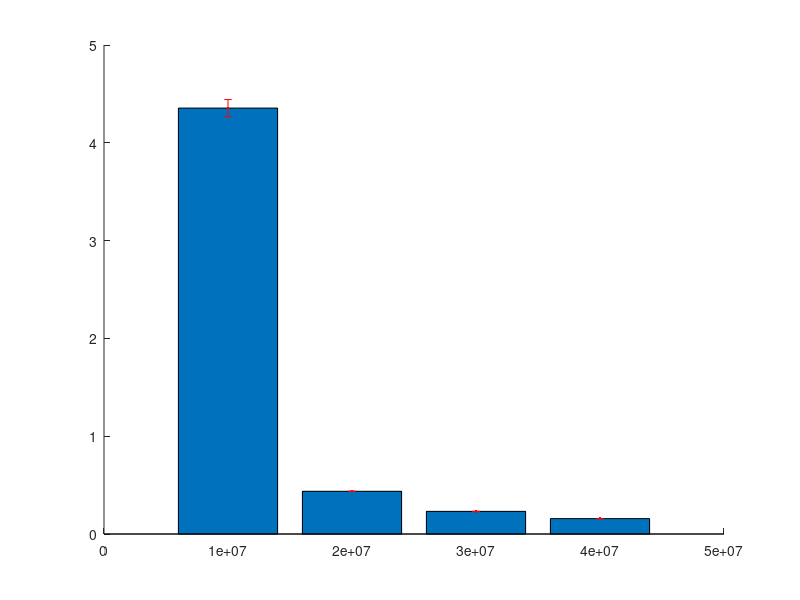

Source code (MATLAB): (Note: this script raises an error after producing the figure.)
clc;clear ALL;
load('ex1.mat');
%% 1.a
figure(1);
hold on;
bar(C_a, mean_APD_C);
errorbar(C_a, mean_APD_C, term_APD_C, 'r.', 'MarkerSize', 10, 'LineStyle', 'none');

xlabel('C (Mbps)');
ylabel('Average Packet Delay (ms)');
title('Average Packet Delay with Error Bars');
grid on; 
hold off;

%% 1.c&d
figure(2);

% Primeiro subplot - Average Packet Delay
subplot(1, 2, 1);
hold on;
bar(rates, [mean_APD, mean_APD_ber]);
errorbar((rates-45), mean_APD, term_APD, 'r.', 'MarkerSize', 5, 'LineStyle', 'none');
errorbar((rates+45), mean_APD_ber, term_APD_ber, 'b.', 'MarkerSize', 5, 'LineStyle', 'none');

xticks(rates);
xlabel('Packet Arrival Rate (pps)');
ylim([0 10]);
ylabel('Average Packet Delay (ms)');
title('Average Packet Delay');
legend({'Without BER', 'With BER'}, 'Location','northwest');
grid on;
hold off;

% Segundo subplot - Average Throughput
subplot(1, 2, 2);
hold on;
bar(rates, [mean_Throughput, mean_Throughput_ber]);
errorbar(rates - 45, mean_Throughput, term_Throughput, 'r.', 'MarkerSize', 10, 'LineStyle', 'none');
errorbar(rates + 45, mean_Throughput_ber, term_Throughput_ber, 'b.', 'MarkerSize', 10, 'LineStyle', 'none');
xticks(rates);
xlabel('Packet Arrival Rate (pps)');
ylabel('Average Throughput (Mbps)');
title('Average Throughput');
legend({'Without BER', 'With BER'}, 'Location','northwest');
grid on;
hold off;